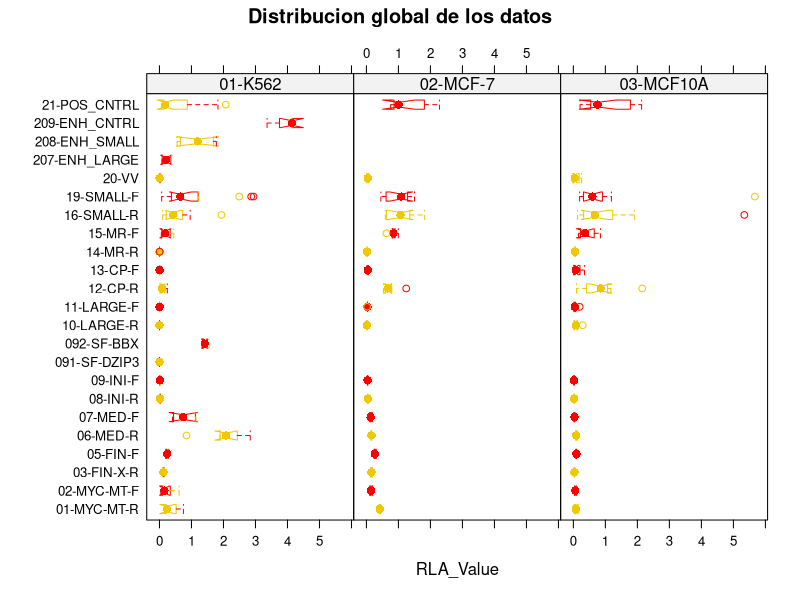
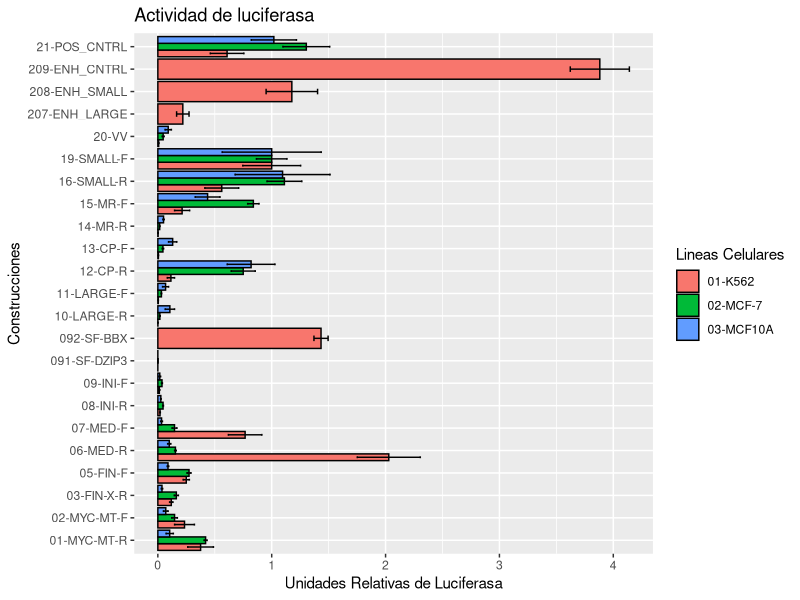
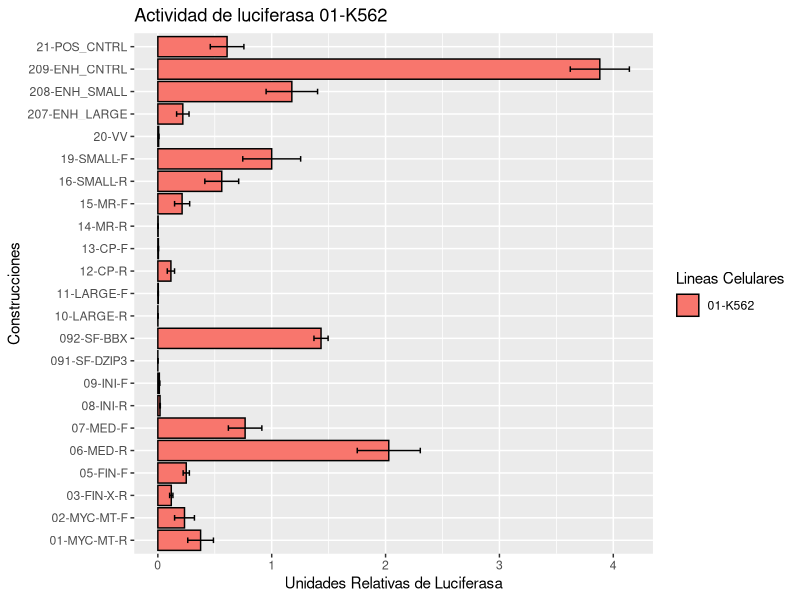
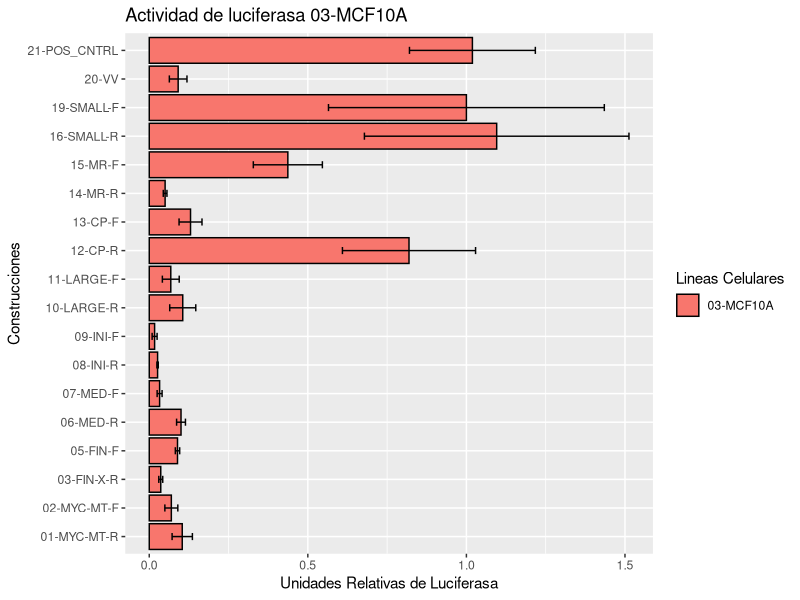
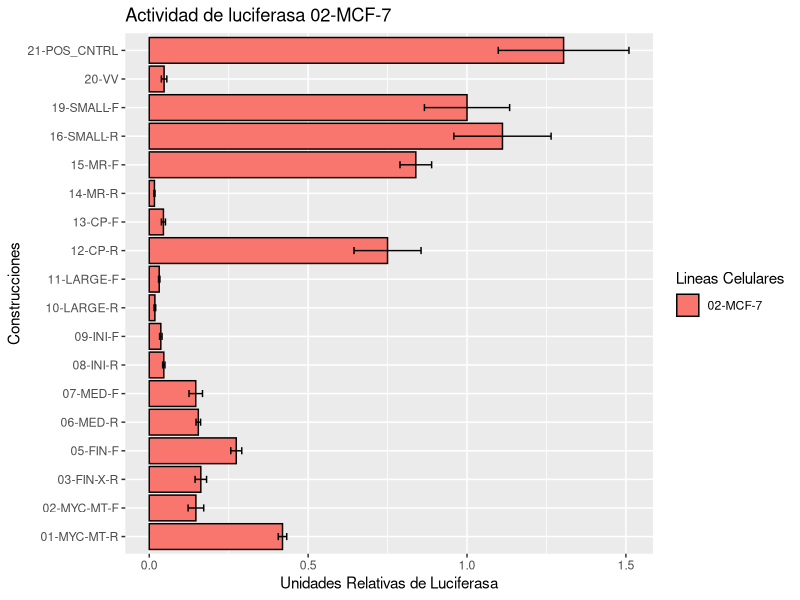
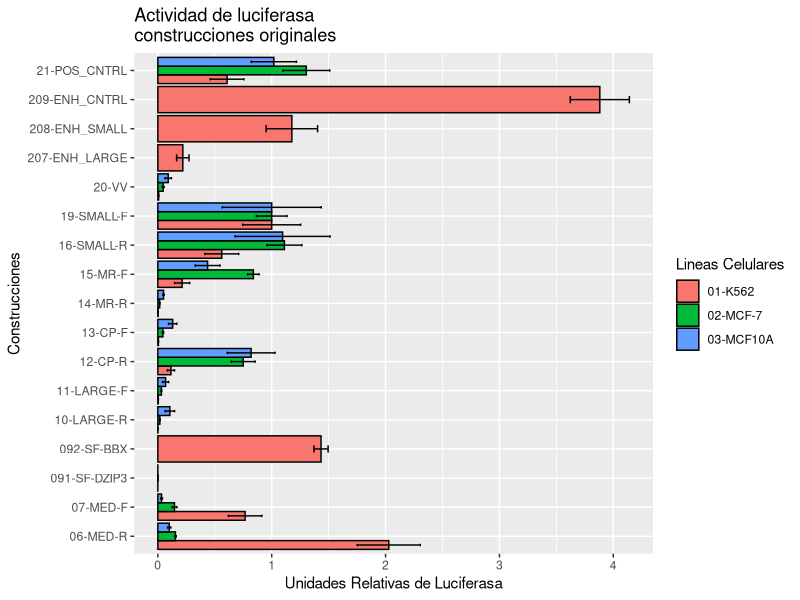
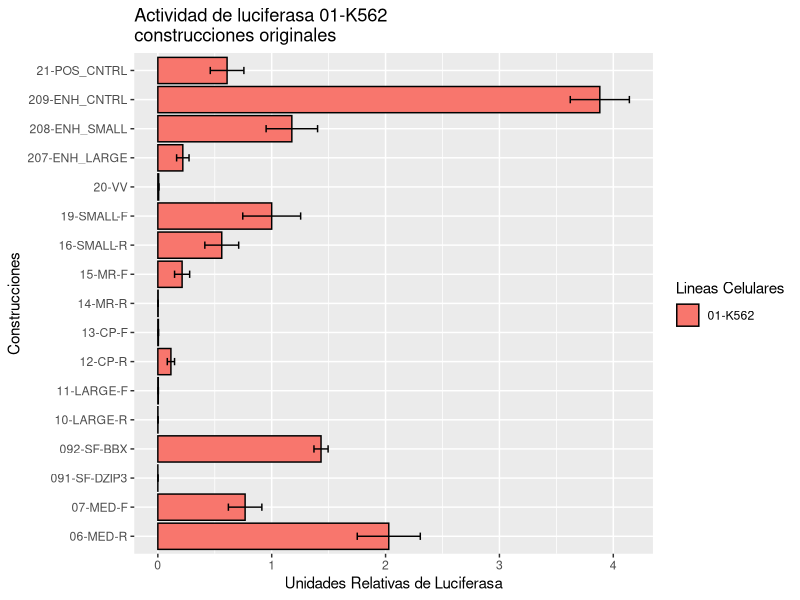
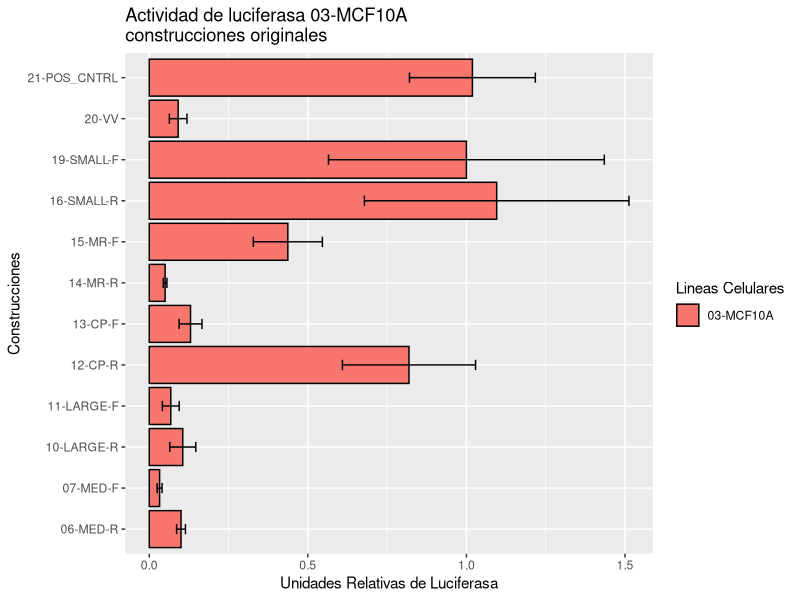

Here is the R script that generated these plots, in order:
# MANEJADOR DE DATOS DE LUCIFERASA A PARTIR DE UN ARCHIVO .CSV MAESTRO 
# Ejemplo del formato requerido del archivo maestro:
#
#   Experimento	Celulas	Plasmido	Luciferasa	Renilla
#   PILOTO    	K562	  POS_CNTRL	1.307	      1099
#   PILOTO    	K562	  VV	      0.328	      952.1
#
# NOTA : EL CONTROL POSITIVO SIEMPRE SE DEBE LLAMAR POS_CNTRL <--- OJO!!!
library(hash)
library(lattice)
library(plyr)
library(ggplot2)

luci <- read.csv("luciferasa_master_file.csv", stringsAsFactors = FALSE)
luci$RLA_Value <-luci$Luciferasa/luci$Renilla # crea columna de valores: luciferasa/renilla

# hash para reemplazar nombres de celulas y condiciones con indices para ser ordenados posteriormente
table_hash <-
  read.table(
    "luciferasa_master_hash.tsv" , # el hash es un indice de valores y sus reemplazos
    header = FALSE,
    stringsAsFactors = FALSE,
    na.strings = c("NA")
  )
hash_codenames <- hash(keys = table_hash$V1, values = table_hash$V2)

for (i in 1:(nrow(luci))) { # asigna nombres con un indice para que se muestren en el orden correcto
  luci$Plasmido[i] <- values(hash_codenames, luci$Plasmido[i])
  luci$Celulas[i] <- values(hash_codenames, luci$Celulas[i])
}
celulas <- unique(luci$Celulas)# se usa mas adelante para relativizar vs el control positivo "POS_CNTRL"
condiciones <- unique(luci$Plasmido)
experimento <- unique(luci$Experimento)  


for (i in 1:length(celulas)){ # establece valores relativos al control positivo de cada linea celular
  temp_df <- subset(luci, luci$Celulas==celulas[i])
  temp_df <- subset(temp_df, temp_df$Plasmido==values(hash_codenames,"SMALL-F"))
  relativizador <- mean(temp_df$RLA_Value)
  for (j in 1:nrow(luci)){
    if (luci$Celulas[j]==celulas[i]){
      luci$RLA_Value[j]<- luci$RLA_Value[j]/relativizador
    }
  }
}

# boxplot con lattice
bwplot(Plasmido~RLA_Value | Celulas, data= luci, 
       notch = T,
       layout=c(length(celulas),1),
       par.settings = list( box.umbrella=list(col= c("gold2", "red")),
                            plot.symbol=list(col= c("gold2", "red")),
                            box.dot=list(col= c("gold2", "red")),
                            box.rectangle = list(col= c("gold2", "red"))
                            ),
       main= "Distribucion global de los datos"
       )

# Generar grafica de barras con FUNCION DEFINIDA POR EL USUARIO
barras_con_error <- function(X, TITULO){
bar_data <- ddply(X, c("Celulas", "Plasmido"), summarise, # nuevo df usando plyr!!.
                  n= length(RLA_Value),
                  mean= mean(RLA_Value),
                  sd= sd(RLA_Value),
                  se= sd/sqrt(n))

limits <- aes(ymax = bar_data$mean + bar_data$se, 
              ymin = bar_data$mean - bar_data$se)# delimitaciones de tamaño de la grafica ggplot2

info_plot <- ggplot(data = bar_data, aes(x = Plasmido, y = mean,
                               fill = Celulas))# info del objeto ggplot2 incluye
# el df a usar , y lo que se va a plotear

info_plot + geom_bar(stat = "identity", # parametros de ploteo de barras
                     position = position_dodge(0.9),colour="black") +
  geom_errorbar(limits, position = position_dodge(0.9),# parametro de barras de error
                width = 0.25) +
  labs(x = "Construcciones", y = "Unidades Relativas de Luciferasa") +# etiquetas
  ggtitle(TITULO) +
  scale_fill_discrete(name = "Lineas Celulares")+
  coord_flip()# grafica horizontal

}

# Barplot global
barras_con_error(luci, "Actividad de luciferasa")

# Barplot por linea celular
for (i in 1:length(celulas)){
  sub_luci <- luci[luci$Celulas==celulas[i],]
  sub_titulo <- paste0("Actividad de luciferasa ",celulas[i])
  print(barras_con_error(sub_luci,sub_titulo))
}

# Barplot global construcciones grandes
orig_luci<- luci[!(luci$Plasmido %in% c("09-INI-F","08-INI-R","05-FIN-F","03-FIN-X-R",
                                "02-MYC-MT-F","01-MYC-MT-R")),]
sub_titulo <- "Actividad de luciferasa\nconstrucciones originales"
barras_con_error(orig_luci,sub_titulo)

# Barplot por linea celular construcciones originales
for (i in 1:length(celulas)){
  sub_luci <- orig_luci[orig_luci$Celulas==celulas[i],]
  sub_titulo <- paste0("Actividad de luciferasa ",celulas[i],"\nconstrucciones originales")
  print(barras_con_error(sub_luci,sub_titulo))
}

# Barplot global construcciones cortas
cortas_luci<- luci[!(luci$Plasmido %in% c("11-LARGE-F","13-CP-F","12-CP-R","15-MR-F",
                                          "14-MR-R","10-LARGE-R","02-MYC-MT-F","01-MYC-MT-R")),]
sub_titulo <- "Actividad de luciferasa\nconstrucciones cortas"
barras_con_error(cortas_luci,sub_titulo)

# Barplot por linea celular construcciones originales
for (i in 1:length(celulas)){
  sub_luci <- cortas_luci[cortas_luci$Celulas==celulas[i],]
  sub_titulo <- paste0("Actividad de luciferasa ",celulas[i],"\nconstrucciones cortas")
  print(barras_con_error(sub_luci,sub_titulo))
}

# Barplot global construcciones MYC
MYC_luci<- luci[!(luci$Plasmido %in% c("11-LARGE-F","13-CP-F","12-CP-R","15-MR-F",
                                          "14-MR-R","10-LARGE-R","09-INI-F","08-INI-R", 
                                       "05-FIN-F","03-FIN-X-R", "06-MED-R","07-MED-F" 
                                      )),]
sub_titulo <- "Actividad de luciferasa\nsitio mutado MYC"
barras_con_error(MYC_luci,sub_titulo)

# Barplot por linea celular construcciones MYC
for (i in 1:length(celulas)){
  sub_luci <- MYC_luci[MYC_luci$Celulas==celulas[i],]
  sub_titulo <- paste0("Actividad de luciferasa ",celulas[i],"\nsitio mutado MYC")
  print(barras_con_error(sub_luci,sub_titulo))
}

########### GRAFICAS SEMESTRE 4 #############

# Barplot global construcciones MYC K562 MCF7
k5m7<- MYC_luci[MYC_luci$Celulas!=celulas[2],]
sub_titulo <- "Actividad de luciferasa\nsitio mutado MYC"
barras_con_error(k5m7, sub_titulo)

# Barplot global construcciones cortas K562 MCF7

# Barplot global construcciones cortas
cortas_luci<- luci[!(luci$Plasmido %in% c("11-LARGE-F","13-CP-F","12-CP-R","15-MR-F",
                                          "14-MR-R","10-LARGE-R","02-MYC-MT-F","01-MYC-MT-R")),]
cortas_luci_k5m7<- cortas_luci[cortas_luci$Celulas!=celulas[2],]
sub_titulo <- "Actividad de luciferasa\nconstrucciones cortas"
barras_con_error(cortas_luci_k5m7,sub_titulo)
